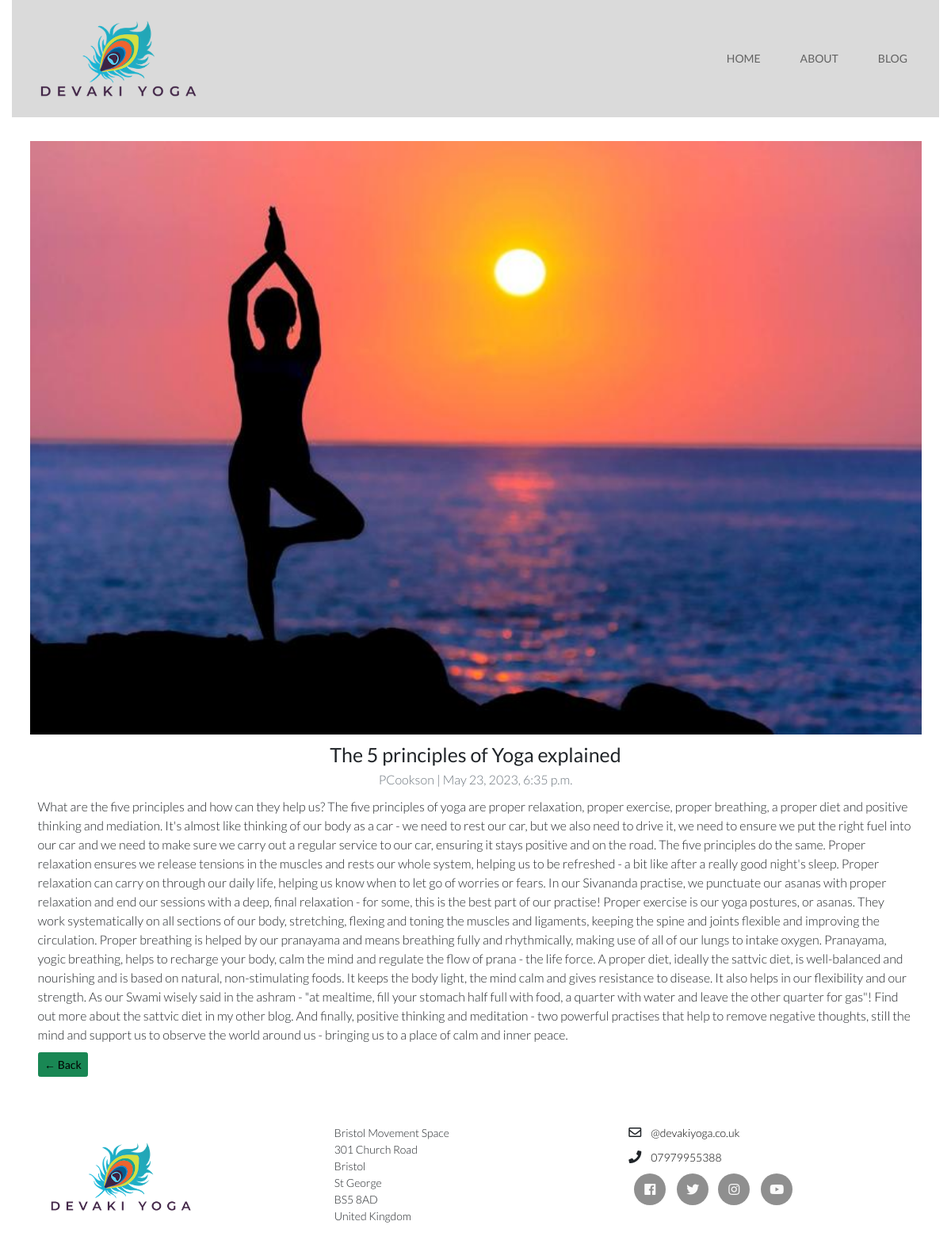
The page /blog/the-5-principles-of-yoga-explained/ on the database its author committed.
### blog/models.py (models this page shows, shortened)
class Image(models.Model):
    post = models.ForeignKey(Post, on_delete=models.CASCADE, related_name='images')
    image = models.ImageField(upload_to='images')

class Post(models.Model):
    title = models.CharField(max_length=200, unique=True)
    author = models.ForeignKey(User, on_delete=models.CASCADE)
    slug = models.SlugField(max_length=100, unique=True)
    content = models.TextField()
    created_on = models.DateTimeField(auto_now_add=True)
    updated_on = models.DateTimeField(auto_now=True)
    status = models.IntegerField(choices=STATUS, default=0)
    class Meta:
        ordering = ['-created_on']

### blog/views.py (the view)
# urls.py: path('<slug:slug>/', views.BlogDetail.as_view(), name='blog_detail'),
class BlogDetail(generic.DetailView):
    model = Post
    template_name = 'blog/blog_detail.html'

### blog/templates/blog/blog_detail.html
{% extends 'base.html' %} {% block content %}
<div class="container">
    <div class="row">
        <div class="mx-auto my-5">
            {% for image in post.images.all %}
            <img src="{{ image.image.url }}" alt="Image" class="responsive">
            {% endfor %}
            <div class="card-body mx-auto">
                <h1 class="text-center">{% block title %} {{ object.title }} {% endblock title %}</h1>
                <p class="text-center text-muted">{{ post.author }} | {{ post.created_on }}</p>
                <p class="card-text ">{{ object.content | safe }}</p>
                <a href="{% url 'blog:blog_list' %}" class="btn btn-success">&larr; Back</a>
            </div>
        </div>
    </div>
</div>
{% endblock content %}

### static/css/base.css (style rules this page uses)
* { font-size: 10px; }
body { font-family: "Lato", sans-serif; }
p { font-size: 1.6rem; font-weight: 300; }
.container { margin: 0 auto; }
a:link { font-size: 1.4rem; text-decoration: none; color: #000000; }
.responsive { width: 100%; height: auto; }

### rows shown on the page
Image: image (picture)
Post: title "The 5 principles of Yoga explained", author "PCookson", created_on "May 23, 2023, 6:35 p.m.", content "What are the five principles and how can they help us? The five principles of yoga are proper relaxation, proper exercise, proper breathing, a proper diet and positive thinking and mediation. It's almost like thinking of our body as a car - we need to rest our car, but we also need to drive it, we need to ensure we put the right fuel into our car and we need to make sure we carry out a regular service to our car, ensuring it stays positive and on the road. The five principles do the same. Proper relaxation ensures we release tensions in the muscles and rests our whole system, helping us to be refreshed - a bit like after a really good night's sleep. Proper relaxation can carry on through…"
